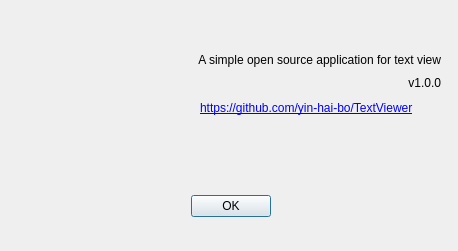
<?xml version="1.0" encoding="UTF-8"?>
<ui version="4.0">
 <class>AboutBox</class>
 <widget class="QDialog" name="AboutBox">
  <property name="windowModality">
   <enum>Qt::WindowModality::WindowModal</enum>
  </property>
  <property name="geometry">
   <rect>
    <x>0</x>
    <y>0</y>
    <width>458</width>
    <height>251</height>
   </rect>
  </property>
  <property name="windowTitle">
   <string>About</string>
  </property>
  <property name="sizeGripEnabled">
   <bool>false</bool>
  </property>
  <property name="modal">
   <bool>true</bool>
  </property>
  <widget class="QDialogButtonBox" name="buttonBox">
   <property name="geometry">
    <rect>
     <x>10</x>
     <y>190</y>
     <width>441</width>
     <height>32</height>
    </rect>
   </property>
   <property name="orientation">
    <enum>Qt::Orientation::Horizontal</enum>
   </property>
   <property name="standardButtons">
    <set>QDialogButtonBox::StandardButton::Ok</set>
   </property>
   <property name="centerButtons">
    <bool>true</bool>
   </property>
  </widget>
  <widget class="QLabel" name="label_3">
   <property name="geometry">
    <rect>
     <x>20</x>
     <y>20</y>
     <width>128</width>
     <height>128</height>
    </rect>
   </property>
   <property name="text">
    <string/>
   </property>
   <property name="pixmap">
    <pixmap resource="res/textviewer.qrc">:/images/textviewer.ico</pixmap>
   </property>
   <property name="scaledContents">
    <bool>true</bool>
   </property>
  </widget>
  <widget class="QLabel" name="label_2">
   <property name="geometry">
    <rect>
     <x>200</x>
     <y>100</y>
     <width>240</width>
     <height>16</height>
    </rect>
   </property>
   <property name="cursor">
    <cursorShape>OpenHandCursor</cursorShape>
   </property>
   <property name="text">
    <string>&lt;a href=&quot;https://github.com/yin-hai-bo/TextViewer&quot;&gt;https://github.com/yin-hai-bo/TextViewer&lt;/a&gt;</string>
   </property>
   <property name="textFormat">
    <enum>Qt::TextFormat::AutoText</enum>
   </property>
   <property name="openExternalLinks">
    <bool>true</bool>
   </property>
  </widget>
  <widget class="QWidget" name="layoutWidget">
   <property name="geometry">
    <rect>
     <x>160</x>
     <y>51</y>
     <width>281</width>
     <height>40</height>
    </rect>
   </property>
   <layout class="QVBoxLayout" name="verticalLayout">
    <item>
     <widget class="QLabel" name="label">
      <property name="text">
       <string>A simple open source application for text view</string>
      </property>
      <property name="alignment">
       <set>Qt::AlignmentFlag::AlignRight|Qt::AlignmentFlag::AlignTrailing|Qt::AlignmentFlag::AlignVCenter</set>
      </property>
      <property name="wordWrap">
       <bool>true</bool>
      </property>
     </widget>
    </item>
    <item>
     <widget class="QLabel" name="labelVersion">
      <property name="text">
       <string>v1.0.0</string>
      </property>
      <property name="alignment">
       <set>Qt::AlignmentFlag::AlignRight|Qt::AlignmentFlag::AlignTrailing|Qt::AlignmentFlag::AlignVCenter</set>
      </property>
      <property name="wordWrap">
       <bool>false</bool>
      </property>
     </widget>
    </item>
   </layout>
  </widget>
 </widget>
 <resources>
  <include location="res/textviewer.qrc"/>
 </resources>
 <connections>
  <connection>
   <sender>buttonBox</sender>
   <signal>accepted()</signal>
   <receiver>AboutBox</receiver>
   <slot>accept()</slot>
   <hints>
    <hint type="sourcelabel">
     <x>248</x>
     <y>254</y>
    </hint>
    <hint type="destinationlabel">
     <x>157</x>
     <y>274</y>
    </hint>
   </hints>
  </connection>
  <connection>
   <sender>buttonBox</sender>
   <signal>rejected()</signal>
   <receiver>AboutBox</receiver>
   <slot>reject()</slot>
   <hints>
    <hint type="sourcelabel">
     <x>316</x>
     <y>260</y>
    </hint>
    <hint type="destinationlabel">
     <x>286</x>
     <y>274</y>
    </hint>
   </hints>
  </connection>
 </connections>
</ui>
